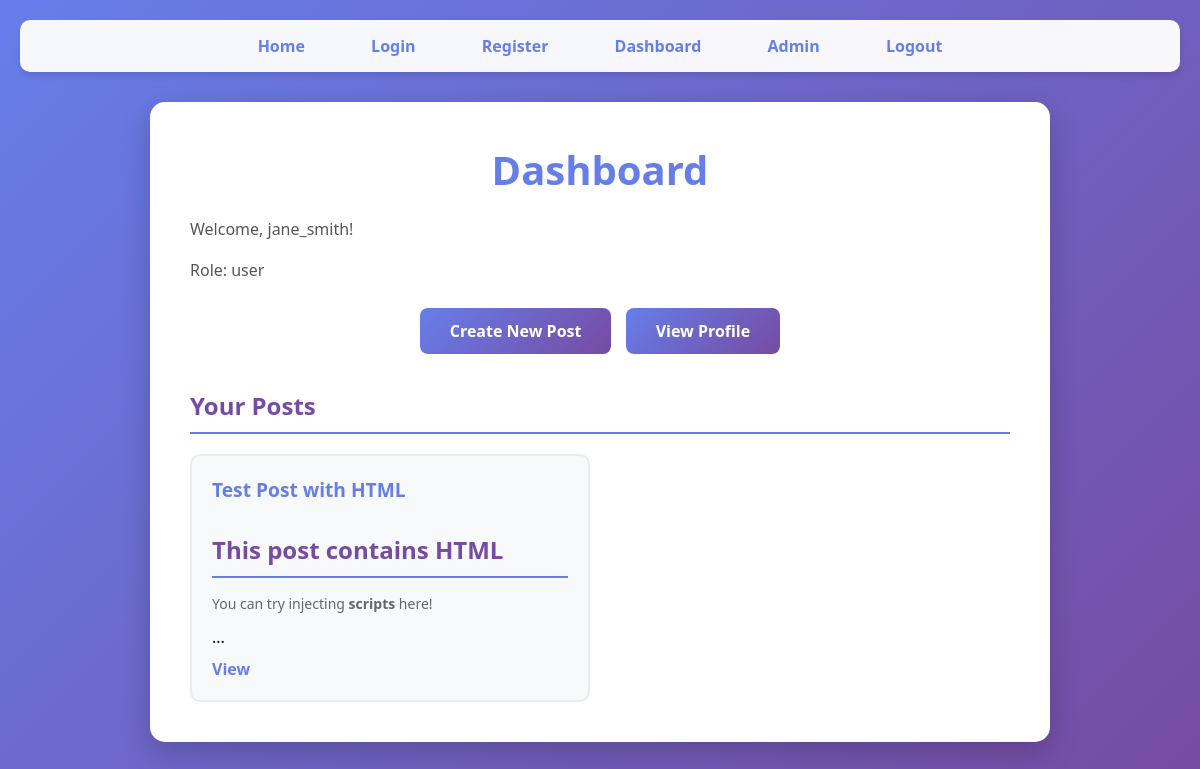
Page /dashboard.php (signed in) on the committed database.
### tables this page shows
CREATE TABLE posts (
    id INT AUTO_INCREMENT PRIMARY KEY,
    user_id INT,
    title VARCHAR(255),
    content TEXT
);

### dashboard.php (the view, shortened to what this page needs)
<?php
require_once 'db.php';
$user_id = $_SESSION['user_id'];
$query = "SELECT posts.*, users.username FROM posts JOIN users ON posts.user_id = users.id WHERE posts.user_id = $user_id ORDER BY posts.id DESC";
$result = mysqli_query($conn, $query);
?>
<!DOCTYPE html>
<html>
<head>
    <link rel="stylesheet" href="css/style.css">
</head>
<body>
    <nav>
        <a href="index.php">Home</a>
        <a href="login.php">Login</a>
        <a href="register.php">Register</a>
        <a href="dashboard.php">Dashboard</a>
        <a href="admin.php">Admin</a>
        <a href="logout.php">Logout</a>
    </nav>
    <div class="container">
        <h1>Dashboard</h1>
        <p>Welcome, <?php echo $_SESSION['username']; ?>!</p>
        <p>Role: <?php echo $_SESSION['role']; ?></p>
        <div class="actions">
            <a href="create_post.php" class="btn">Create New Post</a>
            <a href="profile.php?id=<?php echo $_SESSION['user_id']; ?>" class="btn">View Profile</a>
        </div>
        <h2>Your Posts</h2>
        <div class="posts">
            <?php if ($result && mysqli_num_rows($result) > 0): ?>
                <?php while ($post = mysqli_fetch_assoc($result)): ?>
                    <div class="post-card">
                        <h3><?php echo $post['title']; ?></h3>
                        <p><?php echo substr($post['content'], 0, 100); ?>...</p>
                        <a href="view_post.php?id=<?php echo $post['id']; ?>">View</a>
                    </div>
                <?php endwhile; ?>
            <?php else: ?>
                <p>You haven't created any posts yet.</p>
            <?php endif; ?>
        </div>
    </div>
</body>
</html>

### css/style.css (style rules this page uses)
* { margin: 0; padding: 0; box-sizing: border-box; }
body { font-family: 'Segoe UI', Tahoma, Geneva, Verdana, sans-serif; background: linear-gradient(135deg, #667eea 0%, #764ba2 100%); min-height: 100vh; padding: 20px; }
nav { background: rgba(255, 255, 255, 0.95); padding: 15px 30px; border-radius: 10px; margin-bottom: 30px; box-shadow: 0 4px 6px rgba(0, 0, 0, 0.1); text-align: center; }
nav a { text-decoration: none; color: #667eea; font-weight: 600; margin: 0 15px; padding: 8px 16px; border-radius: 5px; transition: all 0.3s ease; }
.container { max-width: 900px; margin: 0 auto; background: white; padding: 40px; border-radius: 15px; box-shadow: 0 10px 30px rgba(0, 0, 0, 0.2); }
h1 { color: #667eea; margin-bottom: 20px; text-align: center; font-size: 2.5em; }
h2 { color: #764ba2; margin: 30px 0 15px 0; border-bottom: 2px solid #667eea; padding-bottom: 10px; }
h3 { color: #333; margin-bottom: 10px; }
p { line-height: 1.6; color: #555; margin-bottom: 15px; }
button, .btn { background: linear-gradient(135deg, #667eea 0%, #764ba2 100%); color: white; border: none; padding: 12px 30px; border-radius: 8px; font-size: 16px; font-weight: 600; cursor: pointer; transition: transform 0.2s, box-shadow 0.2s; text-decoration: none; display: inline-block; margin: 5px; }
.posts { display: grid; grid-template-columns: repeat(auto-fill, minmax(280px, 1fr)); gap: 20px; margin-top: 20px; }
.post-card { background: #f8f9fa; padding: 20px; border-radius: 10px; border: 2px solid #e9ecef; transition: transform 0.2s, box-shadow 0.2s; }
.post-card h3 { color: #667eea; margin-bottom: 10px; font-size: 1.2em; }
.post-card p { color: #666; font-size: 14px; margin-bottom: 10px; }
.post-card a { color: #667eea; text-decoration: none; font-weight: 600; }
.actions { margin: 20px 0; text-align: center; }
a { color: #667eea; transition: color 0.2s; }

### rows in the picture
posts: title "Test Post with HTML", content "This post contains HTML You can try injecting scripts here!"

### other values in the picture
$_SESSION['username'] "jane_smith"
$_SESSION['role'] "user"
